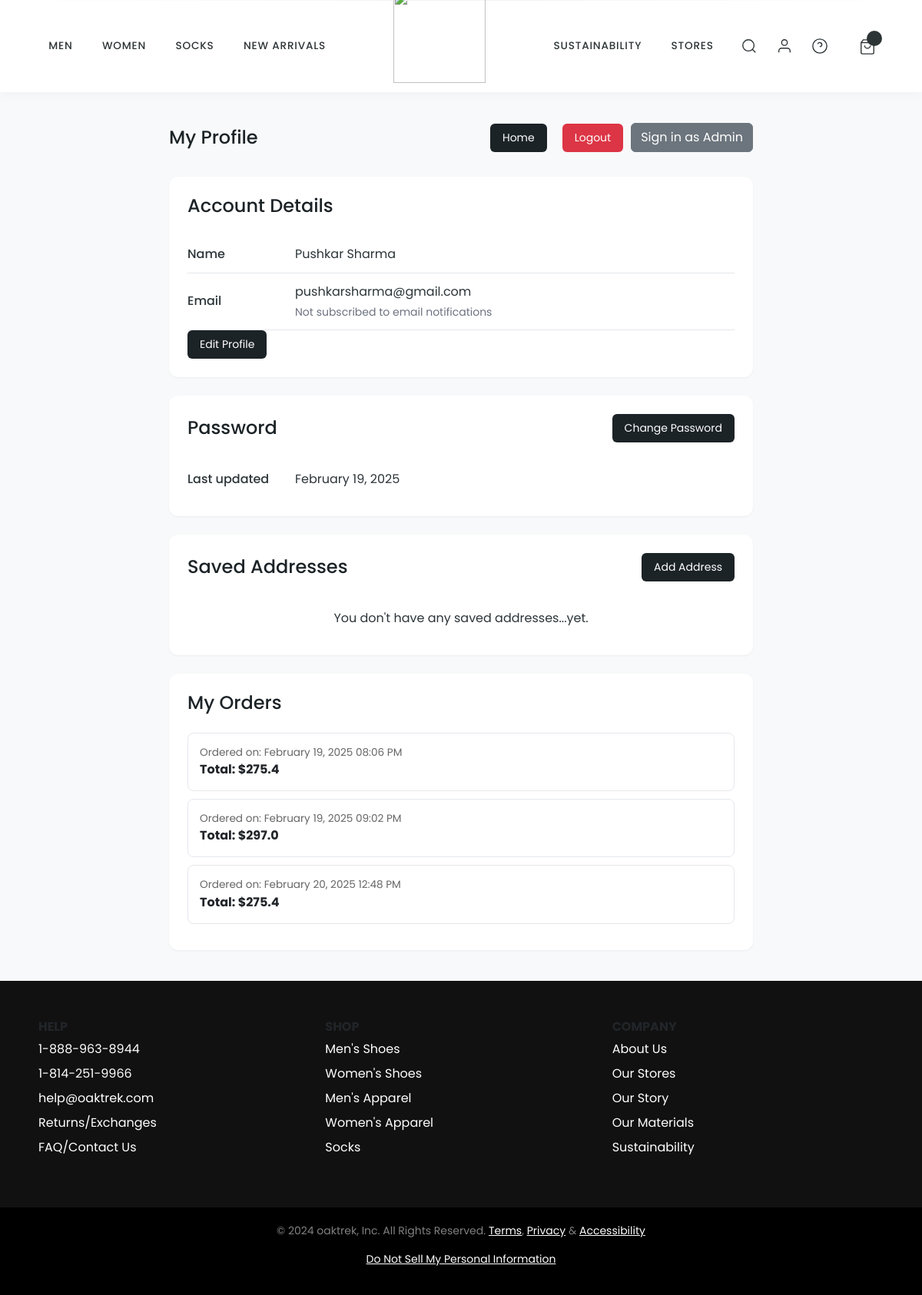
Page /profile (signed in) on the committed database.
### app.py (models this page shows)
class User(db.Model, UserMixin):
    __bind_key__ = 'users'
    id = db.Column(db.Integer, primary_key=True)
    name = db.Column(db.String(100), nullable=False)
    email = db.Column(db.String(120), unique=True, nullable=False)
    password = db.Column(db.String(60), nullable=False)
    phone = db.Column(db.String(20), nullable=True)
    subscribed = db.Column(db.Boolean, default=False)
    password_changed_at = db.Column(db.DateTime, nullable=True, default=datetime.utcnow)
    addresses = db.relationship('Address', backref='user', lazy=True)
    orders = db.relationship('Order', backref='user', lazy=True)

class Order(db.Model):
    __bind_key__ = 'users'
    id = db.Column(db.Integer, primary_key=True)
    order_date = db.Column(db.DateTime, default=datetime.utcnow)
    total_amount = db.Column(db.Float, nullable=False)
    user_id = db.Column(db.Integer, db.ForeignKey('user.id'), nullable=False)

### app.py (the view)
@app.route('/profile')
@login_required
def profile():
    orders = Order.query.filter_by(user_id=current_user.id).all()
    return render_template('profile.html', user=current_user, orders=orders)

### app.py (called while the page is built)
@login_manager.user_loader
def load_user(user_id):
    return User.query.get(int(user_id))

### templates/profile.html (shortened to what this page needs)
{% block head_block %}
<link href="https://cdn.jsdelivr.net/npm/bootstrap@5.3.0/dist/css/bootstrap.min.css" rel="stylesheet">
<link rel="stylesheet" href="{{ url_for('static', filename='css/header.css') }}">
<link rel="stylesheet" href="{{ url_for('static', filename='css/styles.css') }}">
{% endblock %}
{% extends "base.html" %}
{% block main_block %}
<div class="profile-container">
    <div class="profile-header d-flex justify-content-between align-items-center">
        <h1 class="section-title mb-0">My Profile</h1>
        <div class="header-actions">
            <button class="btn-edit" onclick="window.location.href='/'">Home</button>
            <button class="logout-btn" onclick="handleLogout()">Logout</button>
            <a href="#" class="btn btn-secondary" data-bs-toggle="modal" data-bs-target="#adminSigninModal">Sign in as
                Admin</a>
        </div>
    </div>
    <div class="info-card">
        <h2 class="section-title">Account Details</h2>
        <div class="info-row">
            <div class="info-label">Name</div>
            <div class="info-value">{{ user.name }}</div>
        </div>
        <div class="info-row">
            <div class="info-label">Email</div>
            <div class="info-value">
                {{ user.email }}
                <div class="subscription-status">
                    {% if user.subscribed %}
                    Subscribed to email notifications
                    {% else %}
                    Not subscribed to email notifications
                    {% endif %}
                </div>
            </div>
        </div>
        <button class="btn-edit" data-bs-toggle="modal" data-bs-target="#editProfileModal">Edit Profile</button>
    </div>
    <div class="info-card">
        <div class="d-flex justify-content-between align-items-center mb-4">
            <h2 class="section-title mb-0">Password</h2>
            <button class="btn-edit" data-bs-toggle="modal" data-bs-target="#changePasswordModal">Change
                Password</button>
        </div>
        <div class="info-row">
            <div class="info-label">Last updated</div>
            <div class="info-value">{{ user.password_changed_at.strftime('%B %d, %Y') }}</div>
        </div>
    </div>
    <div class="info-card">
        <div class="d-flex justify-content-between align-items-center mb-4">
            <h2 class="section-title mb-0">Saved Addresses</h2>
            <button class="btn-edit" data-bs-toggle="modal" data-bs-target="#addAddressModal">Add Address</button>
        </div>
        <div class="info-row">
            {% if user.addresses %}
            {% for address in user.addresses %}
            <div class="address-item mb-3">
                <strong>{{ address.name }}</strong><br>
                {{ address.street }}<br>
                {{ address.city }}, {{ address.state }} {{ address.zipcode }}
                {% if address.is_default %}
                <span class="badge bg-primary">Default</span>
                {% endif %}
            </div>
            {% endfor %}
            {% else %}
            <div class="info-value text-center">You don't have any saved addresses...yet.</div>
            {% endif %}
        </div>
    </div>
    <div class="info-card orders-container">
        <h2 class="section-title">My Orders</h2>
        {% if orders %}
        {% for order in orders %}
        <div class="order-item">
            <div class="order-date">Ordered on: {{ order.order_date.strftime('%B %d, %Y %I:%M %p') }}</div>
            <div class="order-total">Total: ${{ order.total_amount }}</div>
        </div>
        {% endfor %}
        {% else %}
        <p>No orders placed yet.</p>
        {% endif %}
    </div>
</div>
{% endblock %}

### templates/base.html (shortened to what this page needs)
<!DOCTYPE html>
<html lang="en">
<head>
    <link href="https://cdnjs.cloudflare.com/ajax/libs/bootstrap/5.3.2/css/bootstrap.min.css" rel="stylesheet">
    <link rel="stylesheet" href="{{ url_for('static',filename='css/header.css') }}">
    <link rel="stylesheet" href="{{ url_for('static', filename='css/styles.css') }}">
    <link rel="stylesheet" href="https://unpkg.com/leaflet@1.9.4/dist/leaflet.css" />
    {% block head_block %} {% endblock %}
</head>
<body>
    <header>
        <nav class="navbar navbar-expand-lg">
            <div class="container-fluid">
                <div class="collapse navbar-collapse" id="navbarNav">
                    <ul class="navbar-nav me-auto">
                        <li class="nav-item">
                            <a class="nav-link" href="#" onclick="toggleDropdown('menDropdown')">Men</a>
                        </li>
                        <li class="nav-item">
                            <a class="nav-link" href="#" onclick="toggleDropdown('womenDropdown')">Women</a>
                        </li>
                        <li class="nav-item">
                            <a class="nav-link" href="{{ url_for('coming_soon' ) }}">Socks</a>
                        </li>
                        <li class="nav-item">
                            <a class="nav-link" href="{{ url_for('coming_soon' ) }}">New Arrivals</a>
                        </li>
                    </ul>
                </div>
                <a class="navbar-brand mx-auto" href="{{ url_for('index' ) }}"><img class="Logo"
                        src="{{ url_for('static', filename='assets/logos/oaktrek_logo-no_bg.png') }}" alt=""></a>
                <div class="collapse navbar-collapse" id="navbarNav">
                    <ul class="navbar-nav ms-auto">
                        <li class="nav-item">
                            <a class="nav-link" href="#"
                                onclick="toggleDropdown('sustainabilityDropdown')">Sustainability</a>
                        </li>
                        <li class="nav-item">
                            <a class="nav-link" href="{{ url_for('stores' ) }}">Stores</a>
                        </li>
                    </ul>
                </div>
                <div class="right-icons ms-3">
                    <svg viewBox="0 0 24 24" fill="none" stroke="currentColor" stroke-width="1.5">
                        <circle cx="11" cy="11" r="8" />
                        <line x1="21" y1="21" x2="16.65" y2="16.65" />
                    </svg>
                    <a href="{{ url_for('profile') }}">
                        <svg viewBox="0 0 24 24" fill="none" stroke="currentColor" stroke-width="1.5">
                            <path d="M20 21v-2a4 4 0 0 0-4-4H8a4 4 0 0 0-4 4v2" />
                            <circle cx="12" cy="7" r="4" />
                        </svg>
                    </a>
                    <a href="{{ url_for('faq') }}">
                        <svg viewBox="0 0 24 24" fill="none" stroke="currentColor" stroke-width="1.5">
                            <circle cx="12" cy="12" r="10" />
                            <path d="M9.09 9a3 3 0 0 1 5.83 1c0 2-3 3-3 3" />
                            <line x1="12" y1="17" x2="12.01" y2="17" />
                        </svg>
                    </a>
                    <div class="cart-icon-container">
                        <a href="{{ url_for('cart') }}" class="cart-icon-container">
                            <svg viewBox="0 0 24 24" fill="none" stroke="currentColor" stroke-width="1.5">
                                <path d="M6 2L3 6v14a2 2 0 0 0 2 2h14a2 2 0 0 0 2-2V6l-3-4z" />
                                <line x1="3" y1="6" x2="21" y2="6" />
                                <path d="M16 10a4 4 0 0 1-8 0" />
                            </svg>
                            <span class="cart-count">{{ cart_count }}</span>
                        </a>
                    </div>
                </div>
            </div>
        </nav>
    </header>
    <main>
        {% block main_block %}
        {% endblock %}
    </main>
    <footer>
        {% include 'footer.html' %}
    </footer>
</body>
</html>

### templates/footer.html (shortened to what this page needs)
<!DOCTYPE html>
<html lang="en">
<head>
</head>
<body>
    <div class="footer">
        <div class="footer-column">
            <h3>HELP</h3>
            <ul>
                <li style="color: white;">1-888-963-8944</li>
                <li style="color: white;">1-814-251-9966</li>
                <li><a href="{{ url_for('oaktrek_help') }}">help@oaktrek.com</a></li>
                <li><a href="{{ url_for('returns') }}">Returns/Exchanges</a></li>
                <li><a href="{{ url_for('faq') }}">FAQ/Contact Us</a></li>
            </ul>
        </div>
        <div class="footer-column">
            <h3>SHOP</h3>
            <ul>
                <li><a href="#">Men's Shoes</a></li>
                <li><a href="#">Women's Shoes</a></li>
                <li><a href="{{ url_for('coming_soon' ) }}">Men's Apparel</a></li>
                <li><a href="{{ url_for('coming_soon' ) }}">Women's Apparel</a></li>
                <li><a href="{{ url_for('coming_soon' ) }}">Socks</a></li>
            </ul>
        </div>
        <div class="footer-column">
            <h3>COMPANY</h3>
            <ul>
                <li><a href="{{ url_for('about_us') }}">About Us</a></li>
                <li><a href="{{ url_for('stores') }}">Our Stores</a></li>
                <li><a href="{{ url_for('our_story') }}">Our Story</a></li>
                <li><a href="{{ url_for('our_materials') }}">Our Materials</a></li>
                <li><a href="#">Sustainability</a></li>
            </ul>
        </div>
    </div>
    <div class="footer-bottom">
        <p>© 2024 oaktrek, Inc. All Rights Reserved. <a href="{{ url_for('terms') }}" style="color:white;">Terms</a>,
            <a href="{{ url_for('terms') }}" style="color:white;">Privacy</a> &
            <a href="{{ url_for('terms') }}" style="color:white;">Accessibility</a>
        </p>
        <p><a href="{{ url_for('terms') }}" style="color:white;">Do Not Sell My Personal Information</a></p>
    </div>
</body>
</html>

### static/css/header.css (style rules this page uses)
* { margin: 0; padding: 0; box-sizing: border-box; font-family: 'Poppins', sans-serif; }
body { background-color: #f8f9fa; }
.navbar { padding: 0.8rem 2rem; background-color: rgba(255, 255, 255, 0.98); box-shadow: 0 2px 15px rgba(0, 0, 0, 0.04); transition: all 0.3s ease; height: 15vh; }
.navbar-brand { font-size: 2.2rem; font-weight: 600; color: #2d3436; transition: transform 0.3s ease; }
.nav-link { color: #2d3436 !important; font-size: 0.85rem; font-weight: 500; text-transform: uppercase; letter-spacing: 0.8px; padding: 0.5rem 1.2rem !important; transition: all 0.3s ease; position: relative; }
.nav-link::after { content: ''; position: absolute; bottom: 0; left: 50%; width: 0; height: 2px; background-color: #2d3436; transition: all 0.3s ease; transform: translateX(-50%); }
.navbar-nav { align-items: center; }
.right-icons { display: flex; align-items: center; gap: 1.5rem; }
.right-icons svg { width: 22px; height: 22px; cursor: pointer; transition: all 0.3s ease; stroke: #2d3436; }
.cart-icon-container { position: relative; padding: 8px; }
.cart-count { background: #2d3436; color: white; border-radius: 50%; width: 20px; height: 20px; font-size: 0.7rem; font-weight: 500; display: flex; align-items: center; justify-content: center; position: absolute; top: 0; right: 0; transition: all 0.3s ease; animation: popIn 0.3s cubic-bezier(0.68, -0.55, 0.265, 1.55); }
.navbar::before { content: ''; position: absolute; top: 0; left: 0; right: 0; height: 1px; background: linear-gradient(90deg, transparent, rgba(0,0,0,0.05), transparent); }
.Logo { width: 120px; transform: translate(0,-12px); }

### static/css/styles.css (style rules this page uses)
body { display: flex; flex-direction: column; }
main { min-height: 80vh; }

### templates/profile.html (style rules this page uses)
:root { --primary-color: #1C2327; --text-color: #2C3539; --border-color: #E5E7EB; --background-color: #F9FAFB; --link-color: #4A5568; }
body { background-color: var(--background-color); color: var(--text-color); font-family: 'Vollkorn', serif; }
.profile-container { max-width: 800px; margin: 40px auto; padding: 0 20px; }
.section-title { font-size: 1.5rem; font-weight: 500; margin-bottom: 1.5rem; color: var(--primary-color); }
.info-card { background: white; border-radius: 12px; padding: 24px; margin-bottom: 24px; box-shadow: 0 1px 3px rgba(0, 0, 0, 0.05); }
.info-row { display: flex; align-items: center; padding: 12px 0; border-bottom: 1px solid var(--border-color); }
.info-row:last-child { border-bottom: none; }
.info-label { width: 140px; color: var(--text-color); font-weight: 500; }
.info-value { flex: 1; color: var(--text-color); }
.subscription-status { font-size: 0.875rem; color: #6B7280; margin-top: 4px; }
.profile-header { margin-bottom: 32px; }
.btn-edit { background-color: var(--primary-color); color: white; border: none; padding: 8px 16px; border-radius: 6px; font-size: 0.875rem; transition: background-color 0.2s; }
.logout-btn { background-color: #DC3545; color: white; border: none; padding: 8px 16px; border-radius: 6px; font-size: 0.875rem; transition: background-color 0.2s; margin-left: 10px; }
.header-actions { display: flex; align-items: center; gap: 10px; }
.orders-container { margin-top: 20px; }
.order-item { background: #fff; border: 1px solid var(--border-color); border-radius: 8px; padding: 15px; margin-bottom: 10px; }
.order-date { font-size: 0.85rem; color: #666; }
.order-total { font-weight: bold; }

### templates/footer.html (style rules this page uses)
body { font-family: Arial, sans-serif; margin: 0; padding: 0; }
.footer { background-color: #111; padding: 40px; display: flex; justify-content: space-around; flex-wrap: wrap; }
.footer-column { flex: 1; min-width: 200px; margin: 10px; }
.footer-column h3 { font-size: 16px; font-weight: bold; }
.footer-column ul { list-style: none; padding: 0; }
.footer-column ul li { margin: 8px 0; }
.footer-column ul li a { color: white; text-decoration: none; }
.footer-bottom { text-align: center; padding: 20px; background-color: #000; font-size: 14px; color: gray; }

### rows in the picture
User: name "Pushkar Sharma", email "pushkarsharma@gmail.com", password_changed_at "February 19, 2025"
Order: order_date "February 19, 2025 08:06 PM", total_amount "275.4"
Order: order_date "February 19, 2025 09:02 PM", total_amount "297.0"
Order: order_date "February 20, 2025 12:48 PM", total_amount "275.4"
